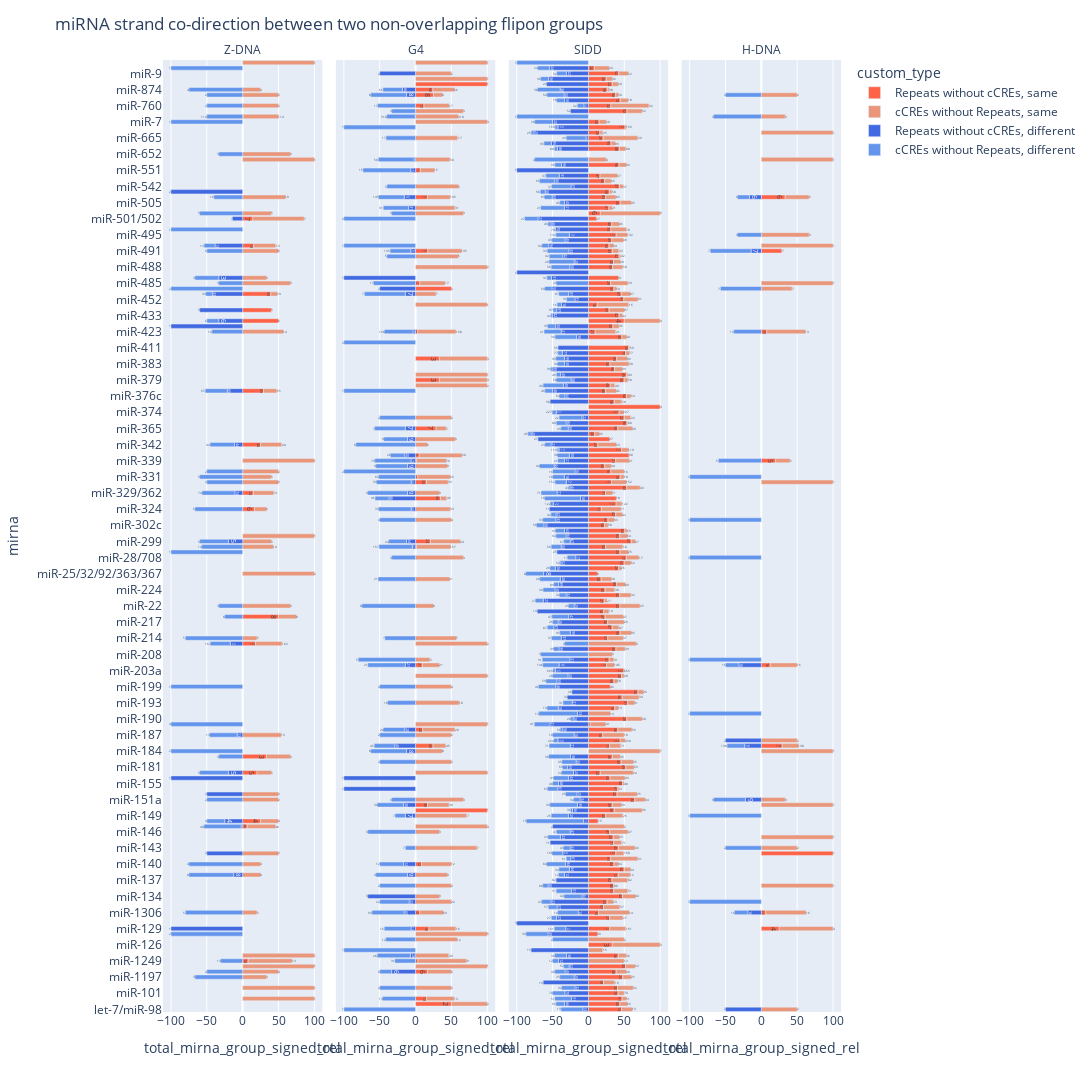

Source (notebook cell):
### Code cell
# https://plotly.com/python/legend/#grouped-legend-items
fig = px.bar(
    form_df,
    x='total_mirna_group_signed_rel',
    y='mirna',
    facet_col='group',
    text='total_mirna_group_count',
    color='custom_type',
    color_discrete_map={'cCREs without Repeats, same':'darksalmon', 'Repeats without cCREs, same':'tomato', 'cCREs without Repeats, different':'cornflowerblue', 'Repeats without cCREs, different':'royalblue',},
    category_orders={"group": ['z-dna', 'g4', 'sidd', 'h-dna'], "mirna": form_df['mirna'].sort_values(), "custom_type":['Repeats without cCREs, same', "cCREs without Repeats, same", 'Repeats without cCREs, different', "cCREs without Repeats, different"]},
    # hover_data=['total_mirna_group_count'],
)

fig.for_each_annotation(lambda a: a.update(text=a.text.split("=")[1].upper()))

fig.update_layout(
    title='miRNA strand co-direction between two non-overlapping flipon groups',
    height=3500, width=1500,
)

fig.write_image('../img/flipon_strand_distribution_mirna_flipon_type_relative.png')
fig.show()

### Figure 1 — Plotly figure (JSON) as saved in the notebook; plotly's stock layout.template omitted (floating-point values rounded to 4 significant figures; data arrays with more than 128 entries replaced by an {"elided": "..."} marker saying what was removed)
{"data": [{"alignmentgroup": "True", "hovertemplate": "custom_type=Repeats without cCREs, same<br>group=z-dna<br>total_mirna_group_signed_rel=%{x}<br>mirna=%{y}<br>total_mirna_group_count=%{text}<extra></extra>", "legendgroup": "Repeats without cCREs, same", "marker": {"color": "tomato", "pattern": {"shape": ""}}, "name": "Repeats without cCREs, same", "offsetgroup": "Repeats without cCREs, same", "orientation": "h", "showlegend": true, "text": [114, 7, 13, 33, 5, 6, 65, 44, 74, 6, 8, 162, 3, 5, 4, 48, 13], "textposition": "auto", "type": "bar", "x": [0.8772, 14.29, 15.38, 39.39, 40, 50, 29.23, 25, 14.86, 16.67, 50, 17.9, 33.33, 20, 25, 6.25, 7.692], "xaxis": "x", "y": ["miR-744", "miR-501/502", "miR-493", "miR-455", "miR-448", "miR-431", "miR-377", "miR-342", "miR-329/362", "miR-324", "miR-218", "miR-210", "miR-183", "miR-18", "miR-148/152", "miR-147", "miR-1249"], "yaxis": "y"}, {"alignmentgroup": "True", "hovertemplate": "custom_type=Repeats without cCREs, same<br>group=g4<br>total_mirna_group_signed_rel=%{x}<br>mirna=%{y}<br>total_mirna_group_count=%{text}<extra></extra>", "legendgroup": "Repeats without cCREs, same", "marker": {"color": "tomato", "pattern": {"shape": ""}}, "name": "Repeats without cCREs, same", "offsetgroup": "Repeats without cCREs, same", "orientation": "h", "showlegend": false, "text": [1, 66, 8, 17, 318, 15, 145, 135, 17, 2, 168, 3, 3, 7, 20, 79, 66, 33, 46, 24, 157, 21, 20, 45, 30, 1, 12, 69, 16, 31, 6, 13, 2], "textposition": "auto", "type": "bar", "x": [100, 24.24, 25, 11.76, 0.3145, 6.667, 16.55, 17.04, 5.882, 50, 2.976, 33.33, 33.33, 28.57, 5, 1.266, 3.03, 15.15, 34.78, 20.83, 1.274, 9.524, 10, 24.44, 16.67, 100, 8.333, 5.797, 18.75, 3.226, 16.67, 15.38, 50], "xaxis": "x2", "y": ["miR-875", "miR-874", "miR-873", "miR-760", "miR-744", "miR-551", "miR-532", "miR-491", "miR-485", "miR-483", "miR-423", "miR-409", "miR-379", "miR-365", "miR-34/449", "miR-339", "miR-331", "miR-330", "miR-328", "miR-299", "miR-296", "miR-204/211", "miR-188", "miR-185", "miR-150", "miR-15/16/195/424/497", "miR-140", "miR-1306", "miR-129", "miR-1249", "miR-122", "miR-10", "miR-1/206"], "yaxis": "y2"}, {"alignmentgroup": "True", "hovertemplate": "custom_type=Repeats without cCREs, same<br>group=sidd<br>total_mirna_group_signed_rel=%{x}<br>mirna=%{y}<br>total_mirna_group_count=%{text}<extra></extra>", "legendgroup": "Repeats without cCREs, same", "marker": {"color": "tomato", "pattern": {"shape": ""}}, "name": "Repeats without cCREs, same", "offsetgroup": "Repeats without cCREs, same", "orientation": "h", "showlegend": false, "text": {"elided": "161 int values"}, "textposition": "auto", "type": "bar", "x": {"elided": "161 float values"}, "xaxis": "x3", "y": {"elided": "161 str values"}, "yaxis": "y3"}, {"alignmentgroup": "True", "hovertemplate": "custom_type=Repeats without cCREs, same<br>group=h-dna<br>total_mirna_group_signed_rel=%{x}<br>mirna=%{y}<br>total_mirna_group_count=%{text}<extra></extra>", "legendgroup": "Repeats without cCREs, same", "marker": {"color": "tomato", "pattern": {"shape": ""}}, "name": "Repeats without cCREs, same", "offsetgroup": "Repeats without cCREs, same", "orientation": "h", "showlegend": false, "text": [6, 7, 13, 5, 16, 138, 1, 16, 4], "textposition": "auto", "type": "bar", "x": [33.33, 28.57, 7.692, 20, 12.5, 28.99, 100, 6.25, 25], "xaxis": "x4", "y": ["miR-532", "miR-491", "miR-423", "miR-339", "miR-204/211", "miR-185", "miR-142", "miR-1306", "miR-129"], "yaxis": "y4"}, {"alignmentgroup": "True", "hovertemplate": "custom_type=cCREs without Repeats, same<br>group=z-dna<br>total_mirna_group_signed_rel=%{x}<br>mirna=%{y}<br>total_mirna_group_count=%{text}<extra></extra>", "legendgroup": "cCREs without Repeats, same", "marker": {"color": "darksalmon", "pattern": {"shape": ""}}, "name": "cCREs without Repeats, same", "offsetgroup": "cCREs without Repeats, same", "orientation": "h", "showlegend": true, "text": [1, 4, 2, 2, 114, 3, 1, 10, 5, 7, 13, 6, 3, 3, 33, 14, 65, 44, 1, 2, 5, 2, 74, 6, 1, 5, 14, 2, 3, 8, 5, 162, 13, 3, 5, 2, 2, 4, 48, 2, 4, 8, 5, 1, 13, 1, 4, 3, 1, 1], "textposition": "auto", "type": "bar", "x": [100, 25, 50, 50, 49.12, 66.67, 100, 60, 40, 71.43, 30.77, 50, 33.33, 66.67, 9.091, 57.14, 18.46, 29.55, 100, 50, 40, 50, 28.38, 16.67, 100, 40, 42.86, 100, 66.67, 25, 20, 37.04, 53.85, 33.33, 20, 50, 50, 25, 39.58, 50, 25, 25, 20, 100, 61.54, 100, 50, 33.33, 100, 100], "xaxis": "x", "y": ["miR-99/100", "miR-874", "miR-873", "miR-760", "miR-744", "miR-652", "miR-615", "miR-532", "miR-503", "miR-501/502", "miR-493", "miR-491", "miR-486", "miR-485", "miR-455", "miR-423", "miR-377", "miR-342", "miR-339", "miR-335", "miR-331", "miR-330", "miR-329/362", "miR-324", "miR-30", "miR-299", "miR-296", "miR-25/32/92/363/367", "miR-22", "miR-218", "miR-214", "miR-210", "miR-187", "miR-183", "miR-18", "miR-153", "miR-151a", "miR-148/152", "miR-147", "miR-142", "miR-140", "miR-138", "miR-1306", "miR-125", "miR-1249", "miR-124", "miR-122", "miR-1197", "miR-103/107", "miR-10"], "yaxis": "y"}, {"alignmentgroup": "True", "hovertemplate": "custom_type=cCREs without Repeats, same<br>group=g4<br>total_mirna_group_signed_rel=%{x}<br>mirna=%{y}<br>total_mirna_group_count=%{text}<extra></extra>", "legendgroup": "cCREs without Repeats, same", "marker": {"color": "darksalmon", "pattern": {"shape": ""}}, "name": "cCREs without Repeats, same", "offsetgroup": "cCREs without Repeats, same", "orientation": "h", "showlegend": false, "text": [1, 2, 1, 66, 8, 17, 3, 318, 3, 17, 50, 15, 5, 145, 31, 3, 135, 5, 2, 17, 7, 1, 168, 3, 1, 3, 2, 2, 7, 9, 6, 20, 79, 9, 66, 33, 9, 46, 33, 4, 24, 157, 3, 21, 8, 7, 2, 5, 21, 1, 4, 18, 1, 20, 2, 45, 8, 2, 1, 3, 30, 7, 4, 3, 7, 12, 9, 2, 3, 22, 69, 16, 5, 12, 28, 31, 1, 6, 2, 13, 2], "textposition": "auto", "type": "bar", "x": [100, 50, 100, 30.3, 12.5, 35.29, 66.67, 59.43, 100, 58.82, 48, 20, 60, 31.72, 54.84, 66.67, 47.41, 60, 100, 35.29, 28.57, 100, 53.57, 66.67, 100, 66.67, 100, 50, 14.29, 55.56, 16.67, 60, 41.77, 44.44, 45.45, 30.3, 33.33, 8.696, 48.48, 50, 41.67, 47.77, 66.67, 47.62, 25, 57.14, 100, 20, 23.81, 100, 50, 61.11, 100, 45, 50, 17.78, 37.5, 50, 100, 66.67, 30, 71.43, 100, 33.33, 85.71, 41.67, 44.44, 50, 33.33, 50, 33.33, 37.5, 100, 58.33, 46.43, 67.74, 100, 33.33, 50, 38.46, 50], "xaxis": "x2", "y": ["miR-99/100", "miR-9", "miR-876", "miR-874", "miR-873", "miR-760", "miR-758", "miR-744", "miR-7", "miR-665", "miR-615", "miR-551", "miR-542", "miR-532", "miR-504", "miR-503", "miR-491", "miR-490", "miR-488", "miR-485", "miR-455", "miR-450a", "miR-423", "miR-409", "miR-381", "miR-379", "miR-378a", "miR-371", "miR-365", "miR-346", "miR-342", "miR-34/449", "miR-339", "miR-338", "miR-331", "miR-330", "miR-329/362", "miR-328", "miR-324", "miR-31", "miR-299", "miR-296", "miR-28/708", "miR-24", "miR-22", "miR-214", "miR-210", "miR-205", "miR-204/211", "miR-202", "miR-199", "miR-193", "miR-19", "miR-188", "miR-187", "miR-185", "miR-184", "miR-182", "miR-18", "miR-151a", "miR-150", "miR-149", "miR-147", "miR-146", "miR-143", "miR-140", "miR-138", "miR-136", "miR-134", "miR-133", "miR-1306", "miR-129", "miR-128", "miR-127", "miR-125", "miR-1249", "miR-124", "miR-122", "miR-103/107", "miR-10", "miR-1/206"], "yaxis": "y2"}, {"alignmentgroup": "True", "hovertemplate": "custom_type=cCREs without Repeats, same<br>group=sidd<br>total_mirna_group_signed_rel=%{x}<br>mirna=%{y}<br>total_mirna_group_count=%{text}<extra></extra>", "legendgroup": "cCREs without Repeats, same", "marker": {"color": "darksalmon", "pattern": {"shape": ""}}, "name": "cCREs without Repeats, same", "offsetgroup": "cCREs without Repeats, same", "orientation": "h", "showlegend": false, "text": {"elided": "160 int values"}, "textposition": "auto", "type": "bar", "x": {"elided": "160 float values"}, "xaxis": "x3", "y": {"elided": "160 str values"}, "yaxis": "y3"}, {"alignmentgroup": "True", "hovertemplate": "custom_type=cCREs without Repeats, same<br>group=h-dna<br>total_mirna_group_signed_rel=%{x}<br>mirna=%{y}<br>total_mirna_group_count=%{text}<extra></extra>", "legendgroup": "cCREs without Repeats, same", "marker": {"color": "darksalmon", "pattern": {"shape": ""}}, "name": "cCREs without Repeats, same", "offsetgroup": "cCREs without Repeats, same", "orientation": "h", "showlegend": false, "text": [2, 3, 1, 1, 6, 3, 1, 1, 7, 13, 5, 1, 16, 2, 138, 1, 9, 1, 1, 2, 1, 16, 4, 2], "textposition": "auto", "type": "bar", "x": [50, 33.33, 100, 100, 33.33, 66.67, 100, 100, 42.86, 53.85, 20, 100, 37.5, 50, 23.19, 100, 33.33, 100, 100, 50, 100, 56.25, 75, 50], "xaxis": "x4", "y": ["miR-873", "miR-744", "miR-668", "miR-615", "miR-532", "miR-495", "miR-493", "miR-485", "miR-483", "miR-423", "miR-339", "miR-330", "miR-204/211", "miR-186", "miR-185", "miR-184", "miR-151a", "miR-150", "miR-145", "miR-143", "miR-136", "miR-1306", "miR-129", "let-7/miR-98"], "yaxis": "y4"}, {"alignmentgroup": "True", "hovertemplate": "custom_type=Repeats without cCREs, different<br>group=z-dna<br>total_mirna_group_signed_rel=%{x}<br>mirna=%{y}<br>total_mirna_group_count=%{text}<extra></extra>", "legendgroup": "Repeats without cCREs, different", "marker": {"color": "royalblue", "pattern": {"shape": ""}}, "name": "Repeats without cCREs, different", "offsetgroup": "Repeats without cCREs, different", "orientation": "h", "showlegend": true, "text": [2, 7, 13, 3, 33, 5, 6, 1, 65, 44, 74, 5, 162, 13, 5, 1, 2, 4, 48, 2, 8, 1], "textposition": "auto", "type": "bar", "x": [-100, -14.29, -38.46, -33.33, -42.42, -60, -33.33, -100, -21.54, -11.36, -10.81, -20, -17.28, -7.692, -20, -100, -50, -25, -2.083, -50, -12.5, -100], "xaxis": "x", "y": ["miR-539", "miR-501/502", "miR-493", "miR-486", "miR-455", "miR-448", "miR-431", "miR-425", "miR-377", "miR-342", "miR-329/362", "miR-299", "miR-210", "miR-187", "miR-18", "miR-17/20/93/106/519d", "miR-153", "miR-148/152", "miR-147", "miR-142", "miR-138", "miR-129"], "yaxis": "y"}, {"alignmentgroup": "True", "hovertemplate": "custom_type=Repeats without cCREs, different<br>group=g4<br>total_mirna_group_signed_rel=%{x}<br>mirna=%{y}<br>total_mirna_group_count=%{text}<extra></extra>", "legendgroup": "Repeats without cCREs, different", "marker": {"color": "royalblue", "pattern": {"shape": ""}}, "name": "Repeats without cCREs, different", "offsetgroup": "Repeats without cCREs, different", "orientation": "h", "showlegend": false, "text": [2, 66, 8, 318, 50, 15, 145, 31, 135, 1, 2, 7, 168, 7, 9, 20, 79, 9, 33, 9, 46, 33, 24, 157, 21, 20, 45, 8, 1, 1, 30, 7, 12, 9, 3, 22, 69, 16, 28, 6], "textposition": "auto", "type": "bar", "x": [-50, -18.18, -12.5, -0.6289, -2, -6.667, -15.86, -9.677, -6.667, -100, -50, -14.29, -3.571, -14.29, -11.11, -15, -6.329, -11.11, -6.061, -11.11, -36.96, -6.061, -12.5, -4.459, -14.29, -15, -28.89, -12.5, -100, -100, -16.67, -14.29, -16.67, -11.11, -66.67, -9.091, -15.94, -6.25, -7.143, -33.33], "xaxis": "x2", "y": ["miR-9", "miR-874", "miR-873", "miR-744", "miR-615", "miR-551", "miR-532", "miR-504", "miR-491", "miR-486", "miR-483", "miR-455", "miR-423", "miR-365", "miR-346", "miR-34/449", "miR-339", "miR-338", "miR-330", "miR-329/362", "miR-328", "miR-324", "miR-299", "miR-296", "miR-204/211", "miR-188", "miR-185", "miR-184", "miR-17/20/93/106/519d", "miR-154", "miR-150", "miR-149", "miR-140", "miR-138", "miR-134", "miR-133", "miR-1306", "miR-129", "miR-125", "miR-122"], "yaxis": "y2"}, {"alignmentgroup": "True", "hovertemplate": "custom_type=Repeats without cCREs, different<br>group=sidd<br>total_mirna_group_signed_rel=%{x}<br>mirna=%{y}<br>total_mirna_group_count=%{text}<extra></extra>", "legendgroup": "Repeats without cCREs, different", "marker": {"color": "royalblue", "pattern": {"shape": ""}}, "name": "Repeats without cCREs, different", "offsetgroup": "Repeats without cCREs, different", "orientation": "h", "showlegend": false, "text": {"elided": "163 int values"}, "textposition": "auto", "type": "bar", "x": {"elided": "163 float values"}, "xaxis": "x3", "y": {"elided": "163 str values"}, "yaxis": "y3"}, {"alignmentgroup": "True", "hovertemplate": "custom_type=Repeats without cCREs, different<br>group=h-dna<br>total_mirna_group_signed_rel=%{x}<br>mirna=%{y}<br>total_mirna_group_count=%{text}<extra></extra>", "legendgroup": "Repeats without cCREs, different", "marker": {"color": "royalblue", "pattern": {"shape": ""}}, "name": "Repeats without cCREs, different", "offsetgroup": "Repeats without cCREs, different", "orientation": "h", "showlegend": false, "text": [6, 7, 16, 2, 138, 9, 16, 2], "textposition": "auto", "type": "bar", "x": [-16.67, -14.29, -31.25, -50, -23.19, -22.22, -18.75, -50], "xaxis": "x4", "y": ["miR-532", "miR-491", "miR-204/211", "miR-186", "miR-185", "miR-151a", "miR-1306", "let-7/miR-98"], "yaxis": "y4"}, {"alignmentgroup": "True", "hovertemplate": "custom_type=cCREs without Repeats, different<br>group=z-dna<br>total_mirna_group_signed_rel=%{x}<br>mirna=%{y}<br>total_mirna_group_count=%{text}<extra></extra>", "legendgroup": "cCREs without Repeats, different", "marker": {"color": "cornflowerblue", "pattern": {"shape": ""}}, "name": "cCREs without Repeats, different", "offsetgroup": "cCREs without Repeats, different", "orientation": "h", "showlegend": true, "text": [1, 4, 2, 2, 114, 1, 3, 10, 5, 1, 13, 6, 3, 3, 2, 33, 6, 14, 65, 44, 2, 5, 2, 74, 6, 5, 14, 1, 3, 8, 5, 162, 1, 4, 13, 2, 3, 5, 2, 4, 48, 4, 8, 5, 2, 13, 4, 3], "textposition": "auto", "type": "bar", "x": [-100, -75, -50, -50, -50, -100, -33.33, -40, -60, -100, -15.38, -50, -33.33, -33.33, -100, -9.091, -16.67, -42.86, -30.77, -34.09, -50, -60, -50, -45.95, -66.67, -40, -57.14, -100, -33.33, -25, -80, -27.78, -100, -100, -38.46, -100, -33.33, -40, -50, -25, -52.08, -75, -62.5, -80, -100, -30.77, -50, -66.67], "xaxis": "x", "y": ["miR-96/1271", "miR-874", "miR-873", "miR-760", "miR-744", "miR-7", "miR-652", "miR-532", "miR-503", "miR-496", "miR-493", "miR-491", "miR-486", "miR-485", "miR-483", "miR-455", "miR-431", "miR-423", "miR-377", "miR-342", "miR-335", "miR-331", "miR-330", "miR-329/362", "miR-324", "miR-299", "miR-296", "miR-29", "miR-22", "miR-218", "miR-214", "miR-210", "miR-199", "miR-19", "miR-187", "miR-184", "miR-183", "miR-18", "miR-151a", "miR-148/152", "miR-147", "miR-140", "miR-138", "miR-1306", "miR-128", "miR-1249", "miR-122", "miR-1197"], "yaxis": "y"}, {"alignmentgroup": "True", "hovertemplate": "custom_type=cCREs without Repeats, different<br>group=g4<br>total_mirna_group_signed_rel=%{x}<br>mirna=%{y}<br>total_mirna_group_count=%{text}<extra></extra>", "legendgroup": "cCREs without Repeats, different", "marker": {"color": "cornflowerblue", "pattern": {"shape": ""}}, "name": "cCREs without Repeats, different", "offsetgroup": "cCREs without Repeats, different", "orientation": "h", "showlegend": false, "text": [66, 8, 17, 3, 318, 1, 17, 50, 15, 5, 145, 31, 3, 2, 1, 135, 5, 17, 7, 168, 2, 1, 2, 7, 9, 6, 20, 79, 9, 2, 66, 33, 9, 46, 33, 4, 24, 157, 3, 21, 8, 7, 5, 21, 4, 18, 20, 2, 45, 8, 2, 3, 30, 7, 3, 7, 12, 9, 2, 22, 69, 16, 12, 1, 28, 31, 6, 2, 13, 1], "textposition": "auto", "type": "bar", "x": [-27.27, -50, -52.94, -33.33, -39.62, -100, -41.18, -50, -66.67, -40, -35.86, -35.48, -33.33, -100, -100, -28.89, -40, -58.82, -57.14, -39.88, -100, -100, -50, -42.86, -33.33, -83.33, -20, -50.63, -44.44, -100, -51.52, -48.48, -55.56, -19.57, -45.45, -50, -25, -46.5, -33.33, -52.38, -75, -42.86, -80, -52.38, -50, -38.89, -30, -50, -28.89, -50, -50, -33.33, -36.67, -14.29, -66.67, -14.29, -33.33, -44.44, -50, -40.91, -44.93, -37.5, -41.67, -100, -46.43, -29.03, -16.67, -50, -46.15, -100], "xaxis": "x2", "y": ["miR-874", "miR-873", "miR-760", "miR-758", "miR-744", "miR-670", "miR-665", "miR-615", "miR-551", "miR-542", "miR-532", "miR-504", "miR-503", "miR-501/502", "miR-493", "miR-491", "miR-490", "miR-485", "miR-455", "miR-423", "miR-412", "miR-377", "miR-371", "miR-365", "miR-346", "miR-342", "miR-34/449", "miR-339", "miR-338", "miR-335", "miR-331", "miR-330", "miR-329/362", "miR-328", "miR-324", "miR-31", "miR-299", "miR-296", "miR-28/708", "miR-24", "miR-22", "miR-214", "miR-205", "miR-204/211", "miR-199", "miR-193", "miR-188", "miR-187", "miR-185", "miR-184", "miR-182", "miR-151a", "miR-150", "miR-149", "miR-146", "miR-143", "miR-140", "miR-138", "miR-136", "miR-133", "miR-1306", "miR-129", "miR-127", "miR-1251", "miR-125", "miR-1249", "miR-122", "miR-103/107", "miR-10", "let-7/miR-98"], "yaxis": "y2"}, {"alignmentgroup": "True", "hovertemplate": "custom_type=cCREs without Repeats, different<br>group=sidd<br>total_mirna_group_signed_rel=%{x}<br>mirna=%{y}<br>total_mirna_group_count=%{text}<extra></extra>", "legendgroup": "cCREs without Repeats, different", "marker": {"color": "cornflowerblue", "pattern": {"shape": ""}}, "name": "cCREs without Repeats, different", "offsetgroup": "cCREs without Repeats, different", "orientation": "h", "showlegend": false, "text": {"elided": "152 int values"}, "textposition": "auto", "type": "bar", "x": {"elided": "152 float values"}, "xaxis": "x3", "y": {"elided": "152 str values"}, "yaxis": "y3"}, {"alignmentgroup": "True", "hovertemplate": "custom_type=cCREs without Repeats, different<br>group=h-dna<br>total_mirna_group_signed_rel=%{x}<br>mirna=%{y}<br>total_mirna_group_count=%{text}<extra></extra>", "legendgroup": "cCREs without Repeats, different", "marker": {"color": "cornflowerblue", "pattern": {"shape": ""}}, "name": "cCREs without Repeats, different", "offsetgroup": "cCREs without Repeats, different", "orientation": "h", "showlegend": false, "text": [2, 3, 6, 3, 7, 7, 13, 5, 1, 1, 1, 1, 16, 1, 138, 9, 1, 2, 1, 16], "textposition": "auto", "type": "bar", "x": [-50, -66.67, -16.67, -33.33, -57.14, -57.14, -38.46, -60, -100, -100, -100, -100, -18.75, -100, -24.64, -44.44, -100, -50, -100, -18.75], "xaxis": "x4", "y": ["miR-873", "miR-744", "miR-532", "miR-495", "miR-491", "miR-483", "miR-423", "miR-339", "miR-331", "miR-31", "miR-28/708", "miR-205", "miR-204/211", "miR-191", "miR-185", "miR-151a", "miR-149", "miR-143", "miR-133", "miR-1306"], "yaxis": "y4"}], "layout": {"annotations": [{"font": {}, "showarrow": false, "text": "Z-DNA", "x": 0.1175, "xanchor": "center", "xref": "paper", "y": 1, "yanchor": "bottom", "yref": "paper"}, {"font": {}, "showarrow": false, "text": "G4", "x": 0.3725, "xanchor": "center", "xref": "paper", "y": 1, "yanchor": "bottom", "yref": "paper"}, {"font": {}, "showarrow": false, "text": "SIDD", "x": 0.6275, "xanchor": "center", "xref": "paper", "y": 1, "yanchor": "bottom", "yref": "paper"}, {"font": {}, "showarrow": false, "text": "H-DNA", "x": 0.8825, "xanchor": "center", "xref": "paper", "y": 1, "yanchor": "bottom", "yref": "paper"}], "barmode": "relative", "height": 3500, "legend": {"title": {"text": "custom_type"}, "tracegroupgap": 0}, "margin": {"t": 60}, "title": {"text": "miRNA strand co-direction between two non-overlapping flipon groups"}, "width": 1500, "xaxis": {"anchor": "y", "domain": [0, 0.235], "title": {"text": "total_mirna_group_signed_rel"}}, "xaxis2": {"anchor": "y2", "domain": [0.255, 0.49], "matches": "x", "title": {"text": "total_mirna_group_signed_rel"}}, "xaxis3": {"anchor": "y3", "domain": [0.51, 0.745], "matches": "x", "title": {"text": "total_mirna_group_signed_rel"}}, "xaxis4": {"anchor": "y4", "domain": [0.765, 1.0], "matches": "x", "title": {"text": "total_mirna_group_signed_rel"}}, "yaxis": {"anchor": "x", "categoryarray": {"elided": "1058 str values"}, "categoryorder": "array", "domain": [0, 1], "title": {"text": "mirna"}}, "yaxis2": {"anchor": "x2", "domain": [0, 1], "matches": "y", "showticklabels": false}, "yaxis3": {"anchor": "x3", "domain": [0, 1], "matches": "y", "showticklabels": false}, "yaxis4": {"anchor": "x4", "domain": [0, 1], "matches": "y", "showticklabels": false}}}
